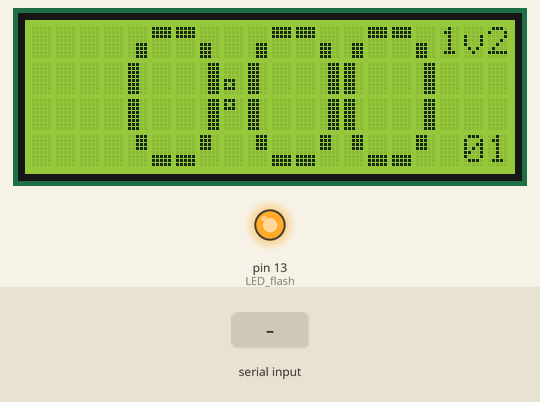
Bench run of a sketch on a simulated Arduino Uno, built with avr-gcc and run on an emulated ATmega328P. Parts: 20×4 character LCD, output pins drawn as LEDs (lit = HIGH). Dashed ring = blinking. The test bench sets the inputs (shaded band). What the sketch prints to the serial monitor is not drawn.

Above: at 2.0 s.
2.1 s: "c90\n" received over Serial
At 2.7 s:
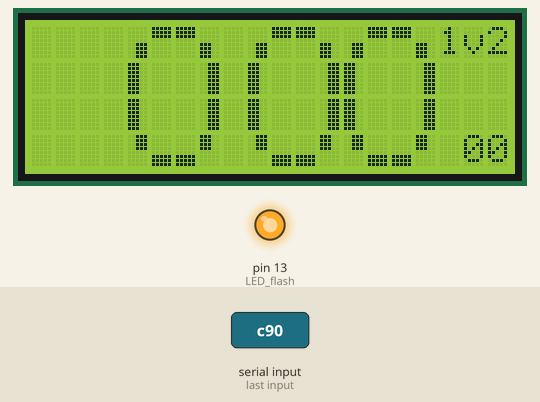
5.1 s: "m90\n" received over Serial
At 7.3 s:
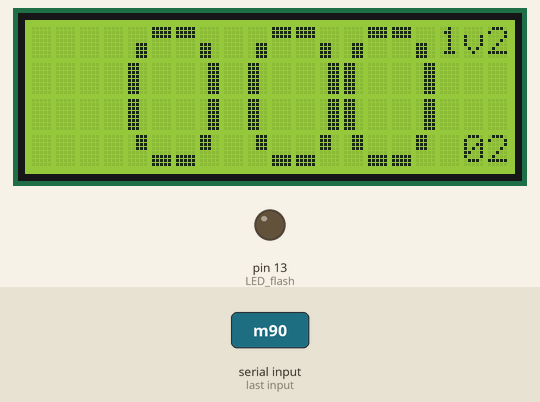
7.4 s: "c 45\n" received over Serial
At 8.9 s:
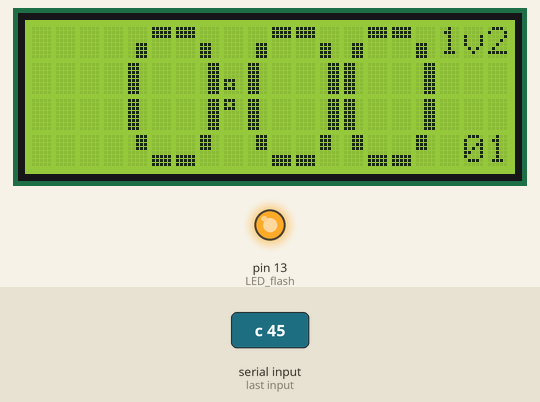
10.4 s: "h90\n" received over Serial
At 12.9 s:
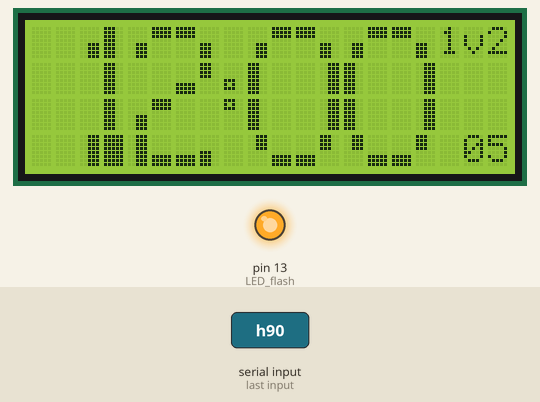
13.4 s: "c\n" received over Serial
At 14.9 s:
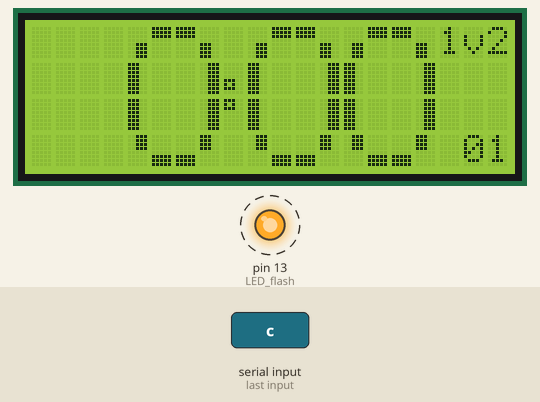
Timing chart, 0 to 17.4 s (numbered marks = the images above; inputs shaded):
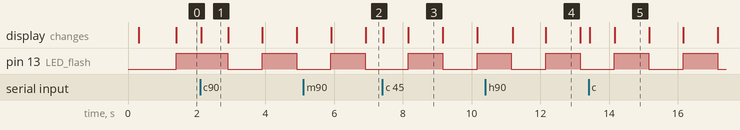

The sketch:

LCD_Clock.ino
```cpp
// (licence header left out)
#define VersionCLK "1v2"

// Specify LCD geometry and optionally choose "fat" digits
#define nCOLS           20
#define nROWS            4
//#define nCOLS           16
//#define nROWS            2

#define time_column1     0	// first column of time display
#if (nROWS>=4)
#define enableFatDigits  1	// define if using multi-char graphics to draw large characters
#define nFatDigits       4
#endif

#define LED_flash 13

#include <MsTimer2.h> // access timer2 overflow interrupts for timekeeping

#include <Wire.h>     // access I2C

// Use LCD attached to I2C backpack
#include <LCD.h>
#include <LiquidCrystal_I2C.h>

///////////////////////////////////////////////////////////////////////////

// Instantiate I2C connected LCD at backpack address 0x27
// - this is like 4-bit mode for standard LiquidCrystal described at
//     https://www.arduino.cc/en/Reference/LiquidCrystalConstructor
//   but with extra arguments defining I2C port address and E pin number
// - the address = base address 0x20 + least significant 3 bits set by user
#define BACKLIGHT_PIN  3
#define En_pin  2
#define Rw_pin  1		// Note that these pin numbers refer
#define Rs_pin  0		// to connections between the LCD
#define D4_pin  4		// backpack PCF8574 chip and the LCD
#define D5_pin  5
#define D6_pin  6
#define D7_pin  7

LiquidCrystal_I2C  lcd(0x27,En_pin,Rw_pin,Rs_pin,D4_pin,D5_pin,D6_pin,D7_pin);

///////////////////////////////////////////////////////////////////////////

#if defined( enableFatDigits )

//
// Use graphics char capability to define LARGE chunky digits that occupy
// columns on multiple rows
//
// The underlying LCD chars use 8 horizontal slices of 5 pixels each. We
// can subdivide this char into 4 "fat" pixel segments that occupy a
// top-left, a top-right, a bottom-left, and/or a bottom-right 1/4 char
// "chunk". The original char uses 8 horizontal slices so a quarter uses 4
// slices.
//
// The new segments will be organised as 4 possible single segments set
// (for user defined graphics chars 0..3) and also 4 possible adjacent
// pairs of segments (for user defined graphics chars 4..7).
//
// Define GRAPHICS CHARS 0..3:
//
// Define a left fat pixel fragment as 4 slices of a char with the left 3
// real pixels set
#define fatL         B11100, \
                     B11100, \
                     B11100, \
                     B11100
// Define a right fat pixel fragment as 4 slices of a char with the right 3
// real pixels set
#define fatR         B00111, \
                     B00111, \
                     B00111, \
                     B00111
// Define an empty fat pixel as 4 slices of 0
#define fat0         0,0,0,0
//
// It is now possible to assemble fatL and fatR fragments to form the 4
// quarter parts where only one fat pixel is set:
uint8_t FatPixTL[8] = { fatL, fat0 }; // char(0) Top-Left
//                   11100
//                   11100
//                   11100
//                   11100
//                   00000
//                   00000
//                   00000
//                   00000
uint8_t FatPixTR[8] = { fatR, fat0 }; // char(1) Top-Right
//                   00111
//                   00111
//                   00111
//                   00111
//                   00000
//                   00000
//                   00000
//                   00000
uint8_t FatPixBL[8] = { fat0, fatL }; // char(2) Bottom-Left
//                   00000
//                   00000
//                   00000
//                   00000
//                   11100
//                   11100
//                   11100
//                   11100
uint8_t FatPixBR[8] = { fat0, fatR }; // char(3) Bottom-Right
//                   00000
//                   00000
//                   00000
//                   00000
//                   00111
//                   00111
//                   00111
//                   00111
//
// Define GRAPHICS CHARS 4..7:
//
// It is also possible to make use of pairs of fatL and fatR fragments
// adjacent to each other. Let a "fatU" be 4 slices with all pixels
// set. Note: changed fragment height to 3 for cleaner layout.
#define fatU         B11111, \
                     B11111, \
                     B11111, \
                     0        // changed this 0 and next 0 from B11111 for fragment height==3
#define fatD         0, \
                     B11111, \
                     B11111, \
                     B11111
// It is now possible to also assemble the 4 different pairs of quarter
// parts which form full tops, bottoms, left sides, and right sides:
uint8_t FatPixT_[8] = { fatU, fat0 }; // char(4) Top
//                   11111
//                   11111
//                   11111
//                   11111
//                   00000
//                   00000
//                   00000
//                   00000
uint8_t FatPixB_[8] = { fat0, fatD }; // char(5) Bottom
//                   00000
//                   00000
//                   00000
//                   00000
//                   11111
//                   11111
//                   11111
//                   11111
uint8_t FatPix_L[8] = { fatL, fatL }; // char(6) Left
//                   11100
//                   11100
//                   11100
//                   11100
//                   11100
//                   11100
//                   11100
//                   11100
uint8_t FatPix_R[8] = { fatR, fatR }; // char(7) Right
//                   00111
//                   00111
//                   00111
//                   00111
//                   00111
//                   00111
//                   00111
//                   00111
//
// Note: the HD44780 already has defined chars for all pixels cleared or
//       set i.e. char(0x20) = all pixels clear, char(0xff) = all pixels
//       set. For convenience:
#define pCLR 0x20                  // 8x 00000 rows
#define pSET 0xff                  // 8x 11111 rows
#define pLOW 0x4f

// loadFatDigit_parts() loads digit fragments into the HD44780 graphics RAM
//
void loadFatDigit_parts()
{
  lcd.createChar(0, FatPixTL);
  lcd.createChar(1, FatPixTR);
  lcd.createChar(2, FatPixBL);
  lcd.createChar(3, FatPixBR);
  lcd.createChar(4, FatPixT_);
  lcd.createChar(5, FatPixB_);
  lcd.createChar(6, FatPix_L);
  lcd.createChar(7, FatPix_R);
}
//
// Given the new 8 graphics chars, we can now define HEX chunky chars which
// fit into a 4x4 set of chars using the 8 FatPix chars defined above, and
// also using all-clear (pCLR) and all-set (pSET) graphics chars.  Each
// char is divided into quarters so in effect we obtain an 8x8 segment
// display.
#define FatWidth  4
#define FatHeight 4		// should be >= nROWS
// A "fat" digit contains 16 characters which are stored as 16 char values
// equal 4 rows of 4 cols i.e.
//    0  1  2  3
//    4  5  6  7
//    8  9 10 11
//   12 13 14 15
// Given that the display has geometry 20 columns, we can specify the first
// column for each fat char and colon over this width:
#define column_d1	time_column1			// hours, tens
#define column_d2	(column_d1+1*FatWidth)		// hours, units
#define column_colon	(column_d1+2*FatWidth)		// colon
#define column_d3	(column_d1+2*FatWidth+1)	// minutes, tens
#define column_d4	(column_d1+3*FatWidth+1)	// minutes, units
//
static const uint8_t columnsFAT[] = {column_d1,column_d2,column_colon,column_d3,column_d4};
//
// Specify location for normal (non-FAT) seconds display
#define column_d5	(nCOLS-2)		// right most 2 columns

// writeFatDigit( int lcd_column, int value )
//   write value as 4 rows of FAT digit char sections at lcd_column
//
void writeFatDigit(int lcd_column, int value) {
  // define the 4x4=16 chars that form each "fat" char for digits '0'..'9'
  // (0..7 refer to user defined chars, other values refer to existing HD44780 font)
  static const uint8_t digits[10][16] = {
    { 3,4,4,2,          6,pCLR,pCLR,7,    6,pCLR,pCLR,7,     1,5,5,0 },        // '0'
    { pCLR,pCLR,3,6,    pCLR,pCLR,pCLR,6, pCLR,pCLR,pCLR,6, pCLR,pCLR,7,pSET },// '1'
    { 3,4,4,2,          pCLR,pCLR,5,0,    3,4,pCLR,pCLR,    7,5,5,2 },         // '2'
    { 3,4,4,2,          pCLR,pCLR,3,0,    pCLR,pCLR,1,2,    1,5,5,0 },         // '3'
    { 7,pCLR,pCLR,pCLR, 7,pCLR,3,pCLR,    pCLR,4,pSET,4,    pCLR,pCLR,0,pCLR },// '4'
    { 7,4,4,0,          7,5,5,pCLR,       pCLR,pCLR,pCLR,6, 3,5,5,0 },         // '5'
    { 3,0,pCLR,pCLR,    6,pCLR,pCLR,pCLR, 6,4,4,2,          1,5,5,0 },         // '6'
    { 3,4,4,2,          pCLR,pCLR,pCLR,6, pCLR,pCLR,pCLR,6, pCLR,pCLR,pCLR,6 },// '7'
    { 3,4,4,2,          1,5,5,0,          7,pCLR,pCLR,6,    1,5,5,0 },         // '8'
    { 3,4,4,2,          6,pCLR,pCLR,7,    pCLR,4,4,7,       pCLR,pCLR,pCLR,7 } // '9'
  };

  // HEX definitions and other character definitions can be added to above
  // table,
  // taking into consideration the following input mappings for convenience:
  //
  if (value == ' ')
    value = -1;                             // map ' ' to blank pCLR
  if (value >= '0' && value <= '9')
    value = value - '0';                    // '0'..'9'==>0..9 offset into digits[]

  int cnt = 0;
  for (int row = 0; row < FatHeight; row++) // for row=0..3
  {                                         //
    lcd.setCursor(lcd_column, row);         // move cursor to first column
    for (int i = 0; i < FatWidth; i++)      // then write 4 successive columns
      lcd.write(value < 0 ? pCLR : digits[value][cnt++]);
  }
}

// writeFatColon() rewrites colon at column for flashing
//
// Note: the HD44780 has two colon-like char predefined. Both are used.
#define pCOL1 0xa1
#define pCOL2 0xdf
void writeFatColon(int column, int is_set) {
  uint8_t a, b;

  if (is_set) {
    a = pCOL1;
    b = pCOL2;
  } else {
    a = b = pCLR;
  }

  lcd.setCursor(column, 1);
  lcd.write(a);
  lcd.setCursor(column, 2);
  lcd.write(b);
}

#endif

///////////////////////////////////////////////////////////////////////////
                                    // Run timer2 at 1/4 ms interrupt period
const int delta_time = 250;         //   micro-seconds per interrupt
const int counts_per_second = 4;    //   interrupt counts per second

volatile int timer_event_counter;   //   counts timer2 events
volatile int time2update;           // token to SET after each second interval

// Interrupt routine interrupt_timer2overflow() is triggered by timer2
// overflow
// - should be kept to a minimum length e.g. increment flags like
//   time2update to delegate large work to other "helper" tasks, while
//   doing simple LED flash work here
void interrupt_timer2overflow() {
  static boolean output = HIGH;

  if (++timer_event_counter == counts_per_second) {
    timer_event_counter = 0;        // clear event counter
    ++time2update;                  // set token to increment time by 1 second
    digitalWrite(LED_flash, output);// update flashing LED inside this interrupt
    output = !output;
  }
}

//
// Define constants and variables for time display
//
// Variables to hold time
struct Time_rep {
  int hours, minutes, seconds;
};
Time_rep the_time;
//
// Variables for time display
#define time_slen 12
char time_str[time_slen];       // new computed value
char lcd_data[time_slen];       // value currently on LCD

void init_timeKeeping() {
                                // set all time keeping vars to 0
  the_time.hours = the_time.minutes = the_time.seconds = 0;
  time2update = timer_event_counter = 0;

  for (int i = 0; i < strlen(time_str); i++)
    time_str[i] = lcd_data[i] = 0;
  update_timeDisplay();         // display current time

  lcd.setCursor(nCOLS - strlen(VersionCLK), 0);
  lcd.print(VersionCLK);        // display version ID
}

// increment internal time representation by 1 second
//
void increment_time() {
  time2update = 0;              // clear token signalling this increment

  if ( ++the_time.seconds < 60 ) return;
  the_time.seconds=0;
  if ( ++the_time.minutes < 60 ) return;
  the_time.minutes=0;
  if ( ++the_time.hours < 24 )   return;
  the_time.hours=0;              return;
};

// update_timeDisplay() updates the LCD and serial port displays
// - to minimise I2C bus use, maintain a local copy of
//   current LCD data in lcd_data and update only those
//   digits i for which time_str[i] != lcd_data[i]
//
void update_timeDisplay() {
  char *x;

  sprintf(time_str, "%2d:%02d:%02d", the_time.hours, the_time.minutes,
          the_time.seconds);

#if defined(enableFatDigits)            // fat char mode means individual digit output
  for (int i = 0; i < 5; i++)           // display 1st 5 chars as FAT
    if (time_str[i] == ':')
      writeFatColon(columnsFAT[i], the_time.seconds & 1);
    else if (time_str[i] != lcd_data[i])// send only values that change, update copy
    {
      writeFatDigit(columnsFAT[i], time_str[i]);
      lcd_data[i] = time_str[i];
    }
  lcd.setCursor(column_d5, nROWS - 1);
  x = time_str + 6;                     // remaining text displayed as normal chars
#else
  lcd.setCursor(time_column1, nROWS - 1);
  x = time_str;                         // all text displayed as normal chars
#endif
  lcd.print(x);

  Serial.print(time_str);               // echo time to console
  Serial.print("\n");
}

///////////////////////////////////////////////////////////////////////////

void setup() {
  Serial.begin(57600);
  pinMode(LED_flash, OUTPUT);

                                // activate LCD module
  lcd.begin(nCOLS, nROWS);
  lcd.setBacklightPin(BACKLIGHT_PIN, POSITIVE);
  lcd.setBacklight(HIGH);
  delay(100);

#if defined(enableFatDigits)    // fat char mode means individual digit output
  loadFatDigit_parts();         // for which custom graphics are loaded
#endif

  init_timeKeeping();
  delay(100);

  MsTimer2::set(delta_time, interrupt_timer2overflow);
  MsTimer2::start();
}

void loop() {
  int x;
  static byte cmd[3];           // user input takes the form of 3 char sequences

  if (time2update != 0) {
    increment_time();
    update_timeDisplay();
  }

  // Interpret the 3 most recent serial port chars as user commands of the
  // forms
  //   argument_digit_tens argument_digit_units command_char
  // or
  //   command_char
  // when there are no arguments needed. Maintain cmd[] as a sliding window
  // holding the recent serial port chars.
  //
  while (Serial.available()) {
    cmd[0] = cmd[1];            // update sliding window of 7bit user keystrokes
    cmd[1] = cmd[2];
    cmd[2] = 0x7f & Serial.read();

                                // update value of any argument_digits
    x = 10 * (cmd[0] - '0') + (cmd[1] - '0');
    if (x > 99 || x < 0)
      x = 0;

    switch (cmd[2])             // decode command_char
    {
    case 'c':
      init_timeKeeping();
      Serial.print("[time cleared]\n");
      break;
    case 'm':
      the_time.minutes = x;     // (setting minutes will clear seconds)
      the_time.seconds = timer_event_counter = 0;
      Serial.print("[M]\n");
      break;
    case 'h':
      the_time.hours = x;
      Serial.print("[H]\n");
      break;
    }
  }
}

///////////////////////////////////////////////////////////////////////////
```

Measured:
- after the input at 10.4 s, the display: first changes after 0.80 s (image 4 shows a later state)
- after the input at 13.4 s, the display: first changes at once (image 5 shows a later state)
- by itself, pin 13 (LED_flash): alternates HIGH for 1.0 s and LOW for 1.0 s
- what the display in image 1 shows lasts 0.8 s, from 2.1 s to 2.9 s
- what the display in image 3 shows lasts 1.0 s, from 8.2 s to 9.2 s
